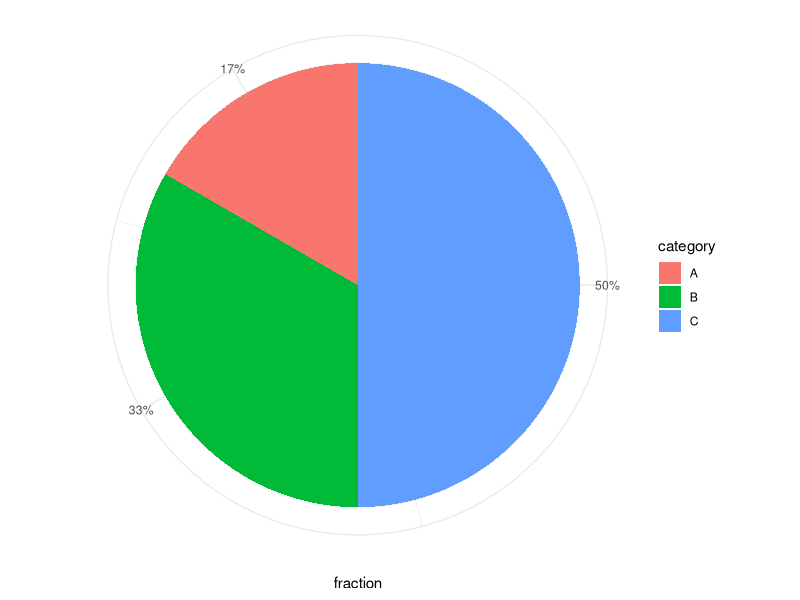

Generate this figure with R:
# --------------------------------------------------------------
# Gráfico de tarta
# --------------------------------------------------------------

#install.packages("ggplot2") # Instalar paquete de visualización gráfica
library(ggplot2) # Cargar la librería gráfica "ggplot2"

#install.packages("scales") # Instalar paquete de visualización gráfica
library(scales) # Cargar la librería gráfica "scales"


category <- c("A","B","C") 
value <- c(20,40,60)

df <- data.frame(value, category)

df$porcent = percent(df$value / sum(df$value))

df[['category']] = factor(df[['category']], levels = na.omit(as.character(df[['category']])))
df[['fraction']] = df[['value']]/sum(df[['value']]) 
df[['pos']] = 1 - (cumsum(df[['fraction']]) - df[['fraction']]/2)
ggplot(df, aes(x = 1, y = fraction, fill=category, label = fraction)) +
  geom_col(width = 1) + 
  coord_polar(theta='y') +
  theme_minimal() + 
  scale_y_continuous(
    breaks=df$pos,
    labels=df$porcent
  ) +
  theme(axis.line.y = element_blank(),
        axis.title.y = element_blank(),
        axis.ticks.y = element_blank(),
        axis.text.y = element_blank())
